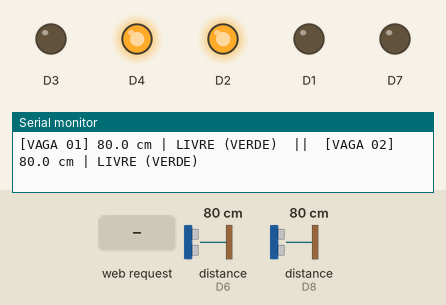
Simulated run of this sketch. Board: ESP8266 (NodeMCU). Parts: output pins drawn as LEDs (lit = HIGH), the last lines printed to the serial monitor. Wiring (inferred from the names in the program): 2 × ultrasonic range finder: trigger D5, echo D6 / trigger D0, echo D8. The inputs (shaded band) are chosen by the test bench; at power-on: distance to the obstacle (sensors on D6, D8) 80 cm. The echo pulse lasts 58.3 µs per cm; WiFi joins after 1.5 s; servers stay silent unless stated; pins used as bus, display or sensor lines are not drawn.

Above: at 3.5 s.
3.6 s: distance to the obstacle (sensor on D6) set to 34 cm
5.1 s: distance to the obstacle (sensor on D6) set to 27 cm
At 5.7 s:
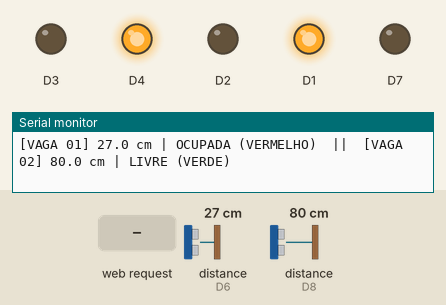
6.8 s: distance to the obstacle (sensor on D8) set to 32 cm
8.3 s: distance to the obstacle (sensor on D8) set to 27 cm
At 9.1 s:
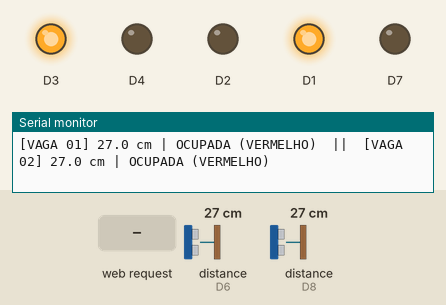
9.8 s: HTTP request GET /reservar received
At 10.9 s:
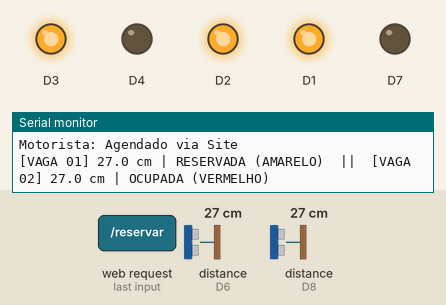
11.3 s: HTTP request GET /reservar?vaga=2 received
At 12.1 s:
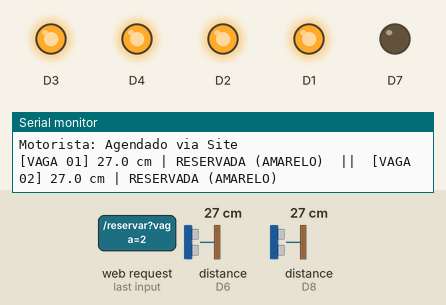
Timing chart, 0 to 13.8 s (numbered marks = the images above; inputs shaded):
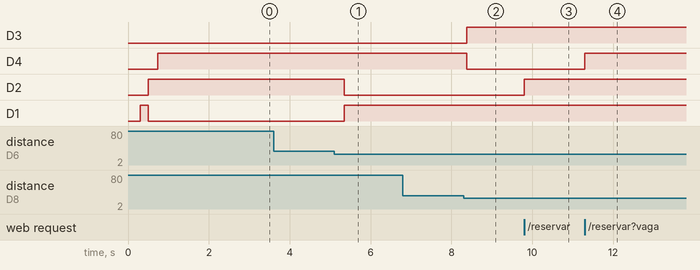

The sketch:

firmware_esp8266.ino
```cpp
#include <ESP8266WiFi.h>
#include <ESP8266WebServer.h>

// ==========================================
// CONFIGURAÇÕES DO WI-FI
// ==========================================
const char* WIFI_SSID   = "EstacionaAI";
const char* WIFI_SENHA  = "47271890";

ESP8266WebServer servidor(80);

// ==========================================
// PINAGEM DO HARDWARE - 2 VAGAS
// ==========================================
// SENSOR 1 (VAGA 01)
const uint8_t TRIG_1 = D5; // GPIO 14
const uint8_t ECHO_1 = D6; // GPIO 12

// SENSOR 2 (VAGA 02)
const uint8_t TRIG_2 = D0; // GPIO 16
const uint8_t ECHO_2 = D8; // GPIO 15 (com resistor pull-down)

// LED RGB VAGA 01 (4 pinos: R, G, B e GND/-)
const uint8_t LED1_R = D1; // GPIO 5 (Vermelho)
const uint8_t LED1_G = D2; // GPIO 4 (Verde)
const uint8_t LED1_B = D7; // GPIO 13 (Azul)

// LED RGB VAGA 02 (4 pinos: R, G, B e GND/-)
// Se estiver usando 1 LED RGB ou 2 LEDs dedicados
const uint8_t LED2_R = D3; // GPIO 0
const uint8_t LED2_G = D4; // GPIO 2
const uint8_t LED2_B = 255; // Não conectado ou opcional

// ==========================================
// ESTRUTURA DE ESTADO DE CADA VAGA
// ==========================================
struct Vaga {
  String nome;
  uint8_t trigPin;
  uint8_t echoPin;
  uint8_t rPin;
  uint8_t gPin;
  uint8_t bPin;
  float distancia;
  bool temLeitura;
  bool reservado;
  String reservadoPor;
};

Vaga vaga1 = {"Vaga 01", TRIG_1, ECHO_1, LED1_R, LED1_G, LED1_B, 0.0, false, false, ""};
Vaga vaga2 = {"Vaga 02", TRIG_2, ECHO_2, LED2_R, LED2_G, LED2_B, 0.0, false, false, ""};

unsigned long ultimaMedicao = 0;
unsigned long ultimaTentativaWiFi = 0;
unsigned long ultimoPrintSerial = 0;

// ==========================================
// CONTROLE DOS LEDS RGB (Cátodo comum: HIGH liga)
// ==========================================
void setCorRGB(const Vaga &v, bool r, bool g, bool b) {
  if (v.rPin != 255) digitalWrite(v.rPin, r ? HIGH : LOW);
  if (v.gPin != 255) digitalWrite(v.gPin, g ? HIGH : LOW);
  if (v.bPin != 255) digitalWrite(v.bPin, b ? HIGH : LOW);
}

void atualizarLED(Vaga &v) {
  // PRIORIDADE 1: Reservada via site -> Amarelo (Vermelho + Verde acesos, Azul apagado)
  if (v.reservado) {
    setCorRGB(v, true, true, false);
    return;
  }

  // Se não teve leitura ainda -> Apagado
  if (!v.temLeitura) {
    setCorRGB(v, false, false, false);
    return;
  }

  // PRIORIDADE 2: Leitura do sensor ultrassônico
  if (v.distancia > 30.0) {
    // Livre (> 30cm) -> Verde (R=0, G=1, B=0)
    setCorRGB(v, false, true, false);
  } else {
    // Ocupada (<= 30cm) -> Vermelho (R=1, G=0, B=0)
    setCorRGB(v, true, false, false);
  }
}

String obterStatus(const Vaga &v) {
  if (v.reservado) return "RESERVADA";
  if (!v.temLeitura) return "AGUARDANDO";
  if (v.distancia > 30.0) return "LIVRE";
  return "OCUPADA";
}

String obterCor(const Vaga &v) {
  if (v.reservado) return "AMARELO";
  if (!v.temLeitura) return "APAGADO";
  if (v.distancia > 30.0) return "VERDE";
  return "VERMELHO";
}

// ==========================================
// LEITURA DOS SENSORES ULTRASSÔNICOS
// ==========================================
float lerDistancia(uint8_t trigPin, uint8_t echoPin) {
  digitalWrite(trigPin, LOW);
  delayMicroseconds(2);
  digitalWrite(trigPin, HIGH);
  delayMicroseconds(10);
  digitalWrite(trigPin, LOW);

  unsigned long tempo = pulseIn(echoPin, HIGH, 30000UL);
  if (tempo > 0) {
    return (tempo * 0.0343) / 2.0;
  }
  return 0.0;
}

void medirTodas() {
  // Mede Vaga 01
  float d1 = lerDistancia(vaga1.trigPin, vaga1.echoPin);
  if (d1 > 0) {
    vaga1.distancia = d1;
    vaga1.temLeitura = true;
  }
  atualizarLED(vaga1);

  delay(25); // Intervalo essencial para evitar eco cruzado entre os sensores

  // Mede Vaga 02
  float d2 = lerDistancia(vaga2.trigPin, vaga2.echoPin);
  if (d2 > 0) {
    vaga2.distancia = d2;
    vaga2.temLeitura = true;
  }
  atualizarLED(vaga2);
}

// ==========================================
// ROTAS DO SERVIDOR WEB
// ==========================================
void rotaStatus() {
  String json = "{";
  // Compatibilidade com cliente legado (Vaga 01)
  json += "\"distancia\":" + (vaga1.temLeitura ? String(vaga1.distancia, 1) : "0.0") + ",";
  json += "\"status\":\"" + obterStatus(vaga1) + "\",";
  json += "\"cor\":\"" + obterCor(vaga1) + "\",";
  json += "\"reservado\":" + String(vaga1.reservado ? "true" : "false") + ",";
  json += "\"reservado_por\":\"" + vaga1.reservadoPor + "\",";

  // Objeto completo com as 2 vagas
  json += "\"vagas\":{";

  // Vaga 01
  json += "\"Vaga 01\":{";
  json += "\"distancia\":" + (vaga1.temLeitura ? String(vaga1.distancia, 1) : "0.0") + ",";
  json += "\"status\":\"" + obterStatus(vaga1) + "\",";
  json += "\"cor\":\"" + obterCor(vaga1) + "\",";
  json += "\"reservado\":" + String(vaga1.reservado ? "true" : "false") + ",";
  json += "\"reservado_por\":\"" + vaga1.reservadoPor + "\"";
  json += "},";

  // Vaga 02
  json += "\"Vaga 02\":{";
  json += "\"distancia\":" + (vaga2.temLeitura ? String(vaga2.distancia, 1) : "0.0") + ",";
  json += "\"status\":\"" + obterStatus(vaga2) + "\",";
  json += "\"cor\":\"" + obterCor(vaga2) + "\",";
  json += "\"reservado\":" + String(vaga2.reservado ? "true" : "false") + ",";
  json += "\"reservado_por\":\"" + vaga2.reservadoPor + "\"";
  json += "}";

  json += "}";
  json += "}";

  servidor.sendHeader("Access-Control-Allow-Origin", "*");
  servidor.send(200, "application/json; charset=utf-8", json);
}

void rotaReservar() {
  String vagaAlvo = servidor.hasArg("vaga") ? servidor.arg("vaga") : "Vaga 01";
  String nome = servidor.hasArg("nome") ? servidor.arg("nome") : "Agendado via Site";

  if (vagaAlvo == "Vaga 02" || vagaAlvo == "2") {
    vaga2.reservado = true;
    vaga2.reservadoPor = nome;
    atualizarLED(vaga2);
  } else {
    vaga1.reservado = true;
    vaga1.reservadoPor = nome;
    atualizarLED(vaga1);
  }

  Serial.println("\n>>> [SITE] VAGA RESERVADA! <<<");
  Serial.print("Vaga: "); Serial.println(vagaAlvo);
  Serial.print("Motorista: "); Serial.println(nome);

  servidor.sendHeader("Access-Control-Allow-Origin", "*");
  servidor.send(200, "application/json; charset=utf-8", "{\"sucesso\":true,\"reservado\":true}");
}

void rotaLiberar() {
  String vagaAlvo = servidor.hasArg("vaga") ? servidor.arg("vaga") : "todas";

  if (vagaAlvo == "Vaga 01" || vagaAlvo == "1") {
    vaga1.reservado = false;
    vaga1.reservadoPor = "";
    atualizarLED(vaga1);
  } else if (vagaAlvo == "Vaga 02" || vagaAlvo == "2") {
    vaga2.reservado = false;
    vaga2.reservadoPor = "";
    atualizarLED(vaga2);
  } else {
    // Libera ambas
    vaga1.reservado = false;
    vaga1.reservadoPor = "";
    vaga2.reservado = false;
    vaga2.reservadoPor = "";
    atualizarLED(vaga1);
    atualizarLED(vaga2);
  }

  Serial.println("\n>>> [SITE] VAGA LIBERADA! <<<");
  servidor.sendHeader("Access-Control-Allow-Origin", "*");
  servidor.send(200, "application/json; charset=utf-8", "{\"sucesso\":true,\"reservado\":false}");
}

// ==========================================
// SETUP
// ==========================================
void setup() {
  Serial.begin(115200);
  delay(300);
  Serial.println("\n\n====================================");
  Serial.println("  SENAI PARKING - 2 VAGAS (ESP8266) ");
  Serial.println("====================================");

  // Configura pinos LED RGB Vaga 01
  pinMode(vaga1.rPin, OUTPUT);
  pinMode(vaga1.gPin, OUTPUT);
  if (vaga1.bPin != 255) pinMode(vaga1.bPin, OUTPUT);
  setCorRGB(vaga1, false, false, false);

  // Configura pinos Sensor Vaga 01
  pinMode(vaga1.trigPin, OUTPUT);
  pinMode(vaga1.echoPin, INPUT);
  digitalWrite(vaga1.trigPin, LOW);

  // Configura pinos LED Vaga 02
  pinMode(vaga2.rPin, OUTPUT);
  pinMode(vaga2.gPin, OUTPUT);
  if (vaga2.bPin != 255) pinMode(vaga2.bPin, OUTPUT);
  setCorRGB(vaga2, false, false, false);

  // Configura pinos Sensor Vaga 02
  pinMode(vaga2.trigPin, OUTPUT);
  pinMode(vaga2.echoPin, INPUT);
  digitalWrite(vaga2.trigPin, LOW);

  // Teste de inicialização dos LEDs (Pisca 1 vez rápido para confirmar funcionamento elétrico)
  setCorRGB(vaga1, true, false, false); // Vermelho
  delay(200);
  setCorRGB(vaga1, false, true, false); // Verde
  delay(200);
  setCorRGB(vaga1, false, false, false); // Apaga

  // Faz a primeira medição
  medirTodas();

  servidor.on("/status", rotaStatus);
  servidor.on("/reservar", rotaReservar);
  servidor.on("/liberar", rotaLiberar);

  WiFi.mode(WIFI_STA);
  WiFi.begin(WIFI_SSID, WIFI_SENHA);
  Serial.print("Conectando ao Wi-Fi: ");
  Serial.println(WIFI_SSID);

  // Timeout não-bloqueante de 8 segundos: se o Wi-Fi demorar, o LED e os sensores continuam funcionando normalmente!
  unsigned long inicio = millis();
  while (WiFi.status() != WL_CONNECTED && (millis() - inicio < 8000)) {
    delay(400);
    Serial.print(".");
    yield();
  }

  if (WiFi.status() == WL_CONNECTED) {
    Serial.println("\n>>> Wi-Fi CONECTADO COM SUCESSO! <<<");
    Serial.print(">>> IP DO ESP: http://");
    Serial.print(WiFi.localIP());
    Serial.println("/ <<<");
    servidor.begin();
    Serial.println("Servidor Web pronto na porta 80!");
  } else {
    Serial.println("\n[AVISO] Nao conectou ao Wi-Fi agora. Rodando autonomo (Sensor + LEDs ativos)!");
  }
}

// ==========================================
// LOOP
// ==========================================
void loop() {
  if (WiFi.status() == WL_CONNECTED) {
    servidor.handleClient();
  } else {
    // Tenta reconectar a cada 15 segundos em segundo plano, sem travar as leituras
    if (millis() - ultimaTentativaWiFi >= 15000) {
      ultimaTentativaWiFi = millis();
      WiFi.begin(WIFI_SSID, WIFI_SENHA);
    }
  }

  // Medição contínua dos dois sensores a cada 300 ms
  if (millis() - ultimaMedicao >= 300) {
    ultimaMedicao = millis();
    medirTodas();
  }

  // Print de diagnóstico no Serial Monitor a cada 1 segundo
  if (millis() - ultimoPrintSerial >= 1000) {
    ultimoPrintSerial = millis();
    Serial.print("[VAGA 01] ");
    Serial.print(vaga1.distancia, 1);
    Serial.print(" cm | ");
    Serial.print(obterStatus(vaga1));
    Serial.print(" ("); Serial.print(obterCor(vaga1)); Serial.print(")");

    Serial.print("  ||  [VAGA 02] ");
    Serial.print(vaga2.distancia, 1);
    Serial.print(" cm | ");
    Serial.print(obterStatus(vaga2));
    Serial.print(" ("); Serial.print(obterCor(vaga2)); Serial.println(")");
  }

  yield();
}
```

Measured:
- the behaviour switches between 31 and 30 cm on distance to the obstacle (sensor on D6) (found by bisection; images 0 and 1)
- the behaviour switches between 31 and 30 cm on distance to the obstacle (sensor on D8) (found by bisection; images 1 and 2)
- after the input at 5.1 s, D2: HIGH → LOW after 0.25 s; D1: LOW → HIGH after 0.25 s
- after the input at 8.3 s, D3: LOW → HIGH after 0.08 s; D4: HIGH → LOW after 0.08 s
- after the input at 9.8 s, D2: LOW → HIGH at once
- after the input at 11.3 s, D4: LOW → HIGH at once
